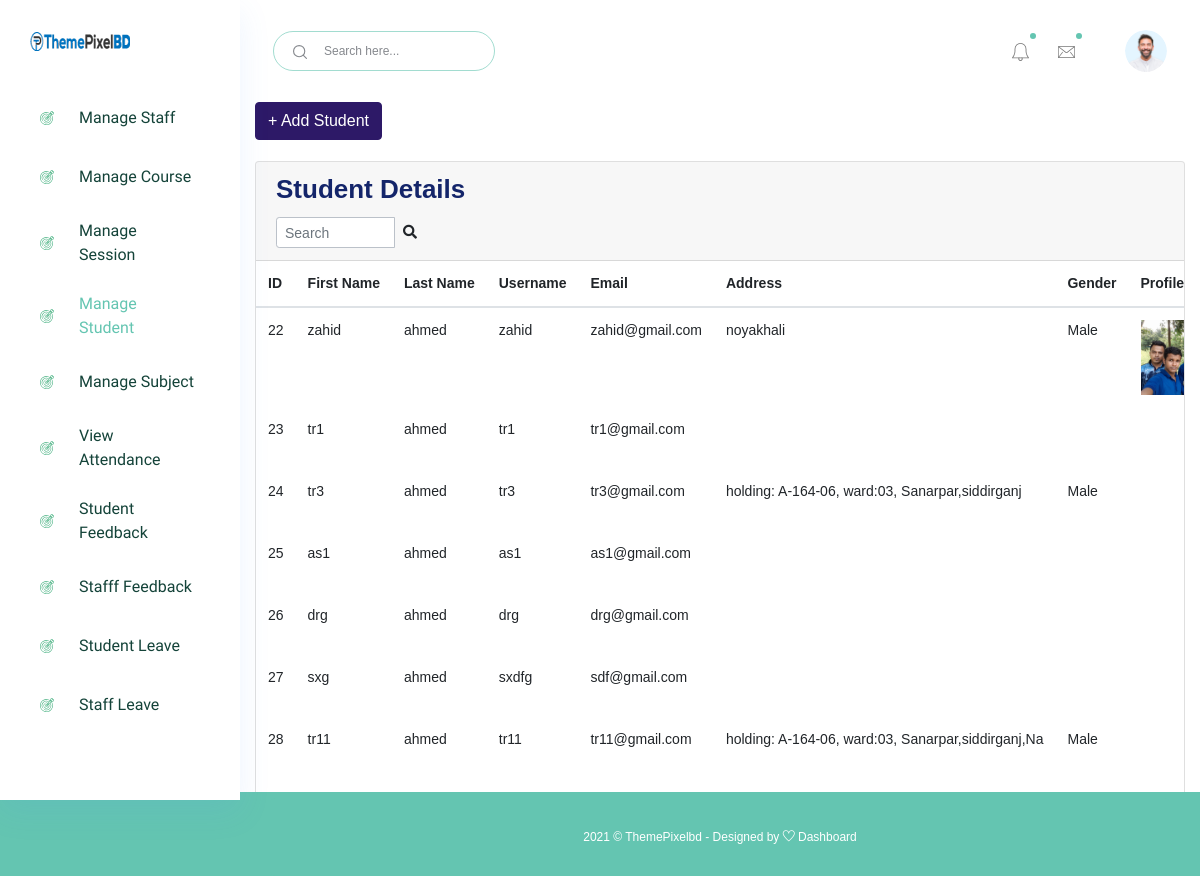
The page /manage_student/ (signed in) on the database as committed earlier.
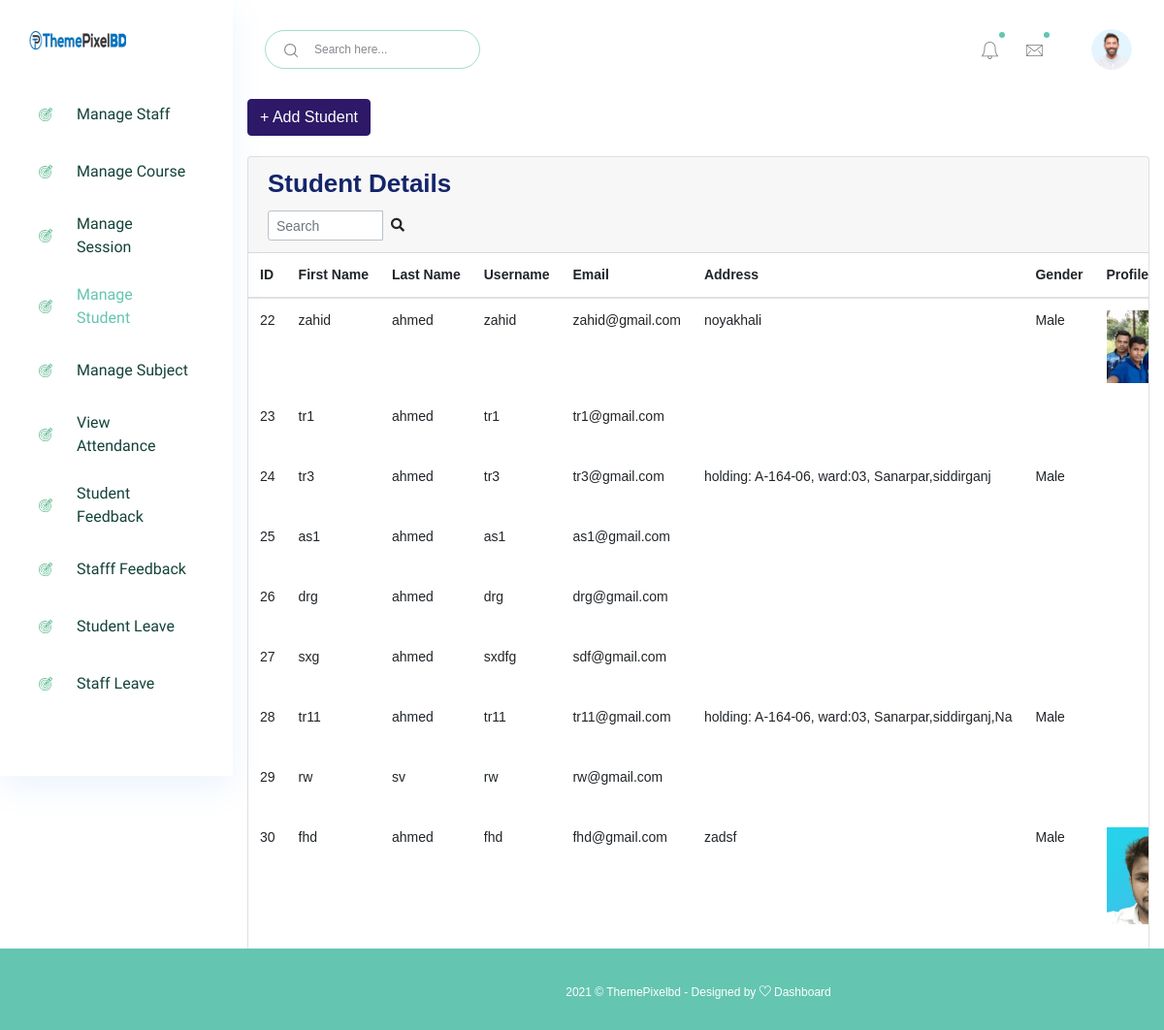
The same page on the database as committed later.
### accounts/models.py (models this page shows)
class Students(models.Model):
    id = models.AutoField(primary_key=True)
    admin = models.OneToOneField(CustomUser, on_delete = models.CASCADE)
    gender = models.CharField(max_length=50)
    profile_pic = models.FileField()
    address = models.TextField()
    course_id = models.ForeignKey(Courses, on_delete=models.DO_NOTHING, default=1)
    session_year_id = models.ForeignKey(SessionYearModel, on_delete=models.CASCADE)
    created_at = models.DateTimeField(auto_now_add=True)
    updated_at = models.DateTimeField(auto_now=True)
    objects = models.Manager()

class CustomUser(AbstractUser):
    user_type_data = ((1, "HOD"), (2, "Staff"), (3, "Student"))
    user_type = models.CharField(default=1, choices=user_type_data, max_length=10)

### accounts/HodViews.py (the view)
# urls.py: path('manage_student/', HodViews.manage_student, name="manage_student"),
def manage_student(request):
    students = Students.objects.all()
    context = {
        "students": students
    }
    return render(request, 'hod_template/manage_student_template.html', context)

### accounts/LoginCheckMiddleWare.py (called while the page is built, shortened)
    def process_view(self, request, view_func, view_args, view_kwargs):
        modulename = view_func.__module__
        user = request.user
        if user.is_authenticated:
            if user.user_type == "1":
                if modulename == "accounts.HodViews":
                    pass
                elif modulename == "accounts.views" or modulename == "django.views.static":
                    pass
                else:
                    return redirect("admin_home")
            else:
                return redirect("login")
        else:
            if request.path == reverse("login") or request.path == reverse("doLogin"):
                pass
            else:
                return redirect("login")

### templates/hod_template/manage_student_template.html (shortened to what this page needs)
{% extends 'hod_template/base_template.html' %}
{% block main_content %}
{% load static %}
<section class="content">
        <div class="container-fluid">
            <a class="btn btn-primary" href="{% url 'add_student' %}" role="button">+ Add Student</a> <br/>&nbsp;
            <div class="row">
                <div class="col-md-12">
                    <div class="card">
                        <div class="card-header">
                            <h3 class="card-title">Student Details</h3>
                            <div class="card-tools">
                            <div class="input-group input-group-sm" style="width: 150px;">
                                <input type="text" name="table_search" class="form-control float-right" placeholder="Search">
                                <div class="input-group-append">
                                <button type="submit" class="btn btn-default"><i class="fas fa-search"></i></button>
                                </div>
                            </div>
                            </div>
                        </div>
                        <div class="card-body table-responsive p-0">
                            <table class="table table-hover text-nowrap">
                            <thead>
                                <tr>
                                <th>ID</th>
                                <th>First Name</th>
                                <th>Last Name</th>
                                <th>Username</th>
                                <th>Email</th>
                                <th>Address</th>
                                <th>Gender</th>
                                <th>Profile Pic</th>
                                </tr>
                            </thead>
                            <tbody>
                                {% for student in students %}
                                <tr>
                                <td>{{ student.admin.id }}</td>
                                <td>{{ student.admin.first_name }}</td>
                                <td>{{ student.admin.last_name }}</td>
                                <td>{{ student.admin.username }}</td>
                                <td>{{ student.admin.email }}</td>
                                <td>{{ student.address }}</td>
                                <td>{{ student.gender }}</td>
                                <td> <img src="{{ student.profile_pic }}" style="width: 100px;" /> </td>
                                </tr>
                                {% endfor %}
                            </tbody>
                            </table>
                        </div>
                        </div>
                </div>
            </div>
        </div>
      </section>
  {% endblock main_content %}

### templates/hod_template/base_template.html (shortened to what this page needs)
<!DOCTYPE html>
{% load static %}
<html lang="zxx">
<head>
    {% include 'hod_template/css.html' %}
</head>
<body class="crm_body_bg">
    {% include 'hod_template/sidebar.html' %}
<section class="main_content dashboard_part large_header_bg">
    {% include 'hod_template/menu.html' %}
    {% block main_content %}
    {% endblock %}
    {% include 'hod_template/footer.html' %}
</section>
</body>
</html>

### templates/hod_template/css.html
{% load static %}
    <link rel="stylesheet" href="{% static 'css/bootstrap.min.css' %}"/>
    <link rel="stylesheet" href="{% static 'vendors/themefy_icon/themify-icons.css' %}"/>
    <link rel="stylesheet" href="{% static 'vendors/niceselect/css/nice-select.css' %}"/>
    <link rel="stylesheet" href="{% static 'vendors/owl_carousel/css/owl.carousel.css' %}"/>
    <link rel="stylesheet" href="{% static 'vendors/gijgo/gijgo.min.css' %}"/>
    <link rel="stylesheet" href="{% static 'vendors/font_awesome/css/all.min.css' %}"/>
    <link rel="stylesheet" href="{% static 'vendors/tagsinput/tagsinput.css' %}"/>
    <link rel="stylesheet" href="{% static 'vendors/datepicker/date-picker.css' %}"/>
    <link rel="stylesheet" href="{% static 'vendors/vectormap-home/vectormap-2.0.2.css' %}"/>
    <link rel="stylesheet" href="{% static 'vendors/scroll/scrollable.css' %}"/>
    <link rel="stylesheet" href="{% static 'vendors/datatable/css/jquery.dataTables.min.css' %}"/>
    <link rel="stylesheet" href="{% static 'vendors/datatable/css/responsive.dataTables.min.css' %}"/>
    <link rel="stylesheet" href="{% static 'vendors/datatable/css/buttons.dataTables.min.css' %}"/>
    <link rel="stylesheet" href="{% static 'vendors/text_editor/summernote-bs4.css' %}"/>
    <link rel="stylesheet" href="{% static 'vendors/morris/morris.css' %}">
    <link rel="stylesheet" href="{% static 'vendors/material_icon/material-icons.css' %}"/>
    <link rel="stylesheet" href="{% static 'css/metisMenu.css' %}">
    <link rel="stylesheet" href="{% static 'css/style.css' %}"/>
    <link rel="stylesheet" href="{% static 'css/colors/default.css' %}" id="colorSkinCSS">

### templates/hod_template/sidebar.html (shortened to what this page needs)
{% load static %}
<nav class="sidebar vertical-scroll  ps-container ps-theme-default ps-active-y">
    <div class="logo d-flex justify-content-between">
        <a href="index-2.html"><img src="{% static 'img/logo.png' %}" alt=""></a>
    </div>
    <ul id="sidebar_menu">
        <li class="">
            <a href="{% url 'manage_staff' %}" aria-expanded="false">
                <div class="icon_menu">
                    <img src="{% static 'img/menu-icon/5.svg' %}" alt="">
                </div>
                <span>Manage Staff</span>
            </a>
        </li>
        <li class="">
            <a href="{% url 'manage_course' %}" aria-expanded="false">
                <div class="icon_menu">
                    <img src="{% static 'img/menu-icon/5.svg' %}" alt="">
                </div>
                <span>Manage Course</span>
            </a>
        </li>
        <li class="">
            <a href="{% url 'manage_session' %}" aria-expanded="false">
                <div class="icon_menu">
                    <img src="{% static 'img/menu-icon/5.svg' %}" alt="">
                </div>
                <span>Manage Session</span>
            </a>
        </li>
        <li class="">
            <a href="{% url 'manage_student' %}" aria-expanded="false">
                <div class="icon_menu">
                    <img src="{% static 'img/menu-icon/5.svg' %}" alt="">
                </div>
                <span>Manage Student</span>
            </a>
        </li>
        <li class="">
            <a href="{% url 'manage_subject' %}" aria-expanded="false">
                <div class="icon_menu">
                    <img src="{% static 'img/menu-icon/5.svg' %}" alt="">
                </div>
                <span>Manage Subject</span>
            </a>
        </li>
        <li class="">
            <a href="{% url 'admin_view_attendance' %}" aria-expanded="false">
                <div class="icon_menu">
                    <img src="{% static 'img/menu-icon/5.svg' %}" alt="">
                </div>
                <span>  View Attendance</span>
            </a>
        </li>
        <li class="">
            <a href="{% url 'student_feedback_message' %}" aria-expanded="false">
                <div class="icon_menu">
                    <img src="{% static 'img/menu-icon/5.svg' %}" alt="">
                </div>
                <span>  Student Feedback</span>
            </a>
        </li>
        <li class="">
            <a href="{% url 'staff_feedback_message' %}" aria-expanded="false">
                <div class="icon_menu">
                    <img src="{% static 'img/menu-icon/5.svg' %}" alt="">
                </div>
                <span>   Stafff Feedback</span>
            </a>
        </li>
        <li class="">
            <a href="{% url 'student_leave_view' %}" aria-expanded="false">
                <div class="icon_menu">
                    <img src="{% static 'img/menu-icon/5.svg' %}" alt="">
                </div>
                <span>  Student Leave</span>
            </a>
        </li>
        <li class="">
            <a href="{% url 'staff_leave_view' %}" aria-expanded="false">
                <div class="icon_menu">
                    <img src="{% static 'img/menu-icon/5.svg' %}" alt="">
                </div>
                <span>  Staff Leave</span>
            </a>
        </li>
    </ul>
</nav>

### templates/hod_template/menu.html (shortened to what this page needs)
{% load static %}
<div class="container-fluid no-gutters">
        <div class="row">
            <div class="col-lg-12 p-0 ">
                <div class="header_iner d-flex justify-content-between align-items-center">
                    <div class="serach_field-area d-flex align-items-center">
                        <div class="search_inner">
                            <form action="#">
                                <div class="search_field">
                                    <input type="text" placeholder="Search here...">
                                </div>
                                <button type="submit"><img src="{% static 'img/icon/icon_search.svg' %}" alt="">
                                </button>
                            </form>
                        </div>
                    </div>
                    <div class="header_right d-flex justify-content-between align-items-center">
                        <div class="header_notification_warp d-flex align-items-center">
                            <li>
                                <a class="bell_notification_clicker nav-link-notify" href="#"> <img
                                        src="{% static 'img/icon/bell.svg' %}" alt="">
                                </a>
                            </li>
                            <li>
                                <a class="CHATBOX_open nav-link-notify" href="#"> <img
                                        src="{% static 'img/icon/msg.svg' %}" alt=""> </a>
                            </li>
                        </div>
                        <div class="profile_info">
                            <img src="{% static 'img/client_img.png' %}" alt="#">
                        </div>
                    </div>
                </div>
            </div>
        </div>
    </div>

### templates/hod_template/footer.html
<div class="footer_part">
    <div class="container-fluid">
        <div class="row">
            <div class="col-lg-12">
                <div class="footer_iner text-center">
                    <p>2021 © ThemePixelbd - Designed by <a href="#"> <i class="ti-heart"></i> </a><a href="#"> Dashboard</a></p>
                </div>
            </div>
        </div>
    </div>
</div>

### templates/hod_template/js.html (shortened to what this page needs)
{% load static %}

Rows that differ between the two databases and show on the page:
added Students: admin.id "29", admin.first_name "rw", admin.last_name "sv", admin.username "rw", admin.email "rw@gmail.com"
added Students: admin.id "30", admin.first_name "fhd", admin.last_name "ahmed", admin.username "fhd", admin.email "fhd@gmail.com", address "zadsf", gender "Male", profile_pic (picture)
